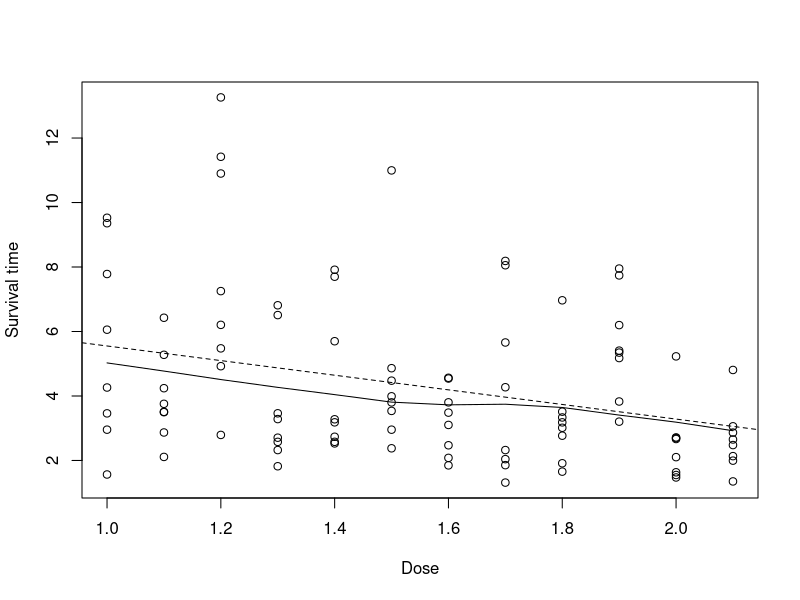
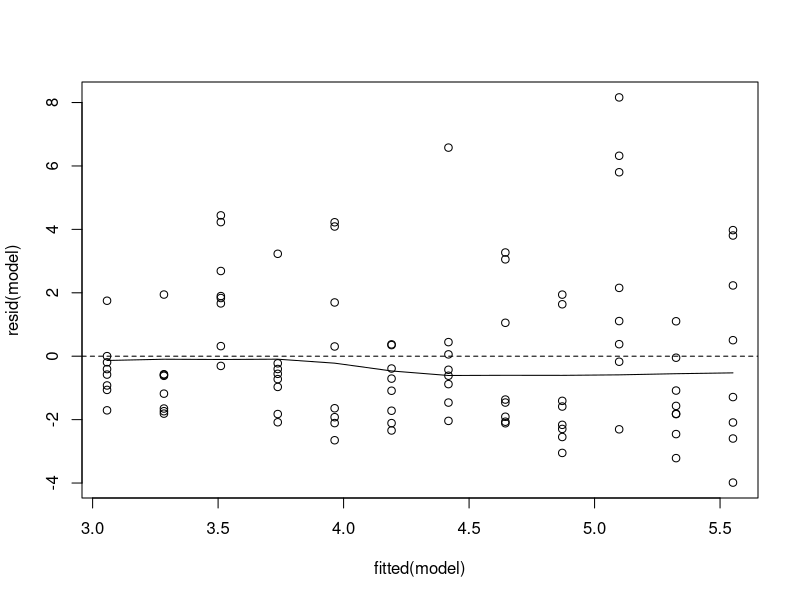
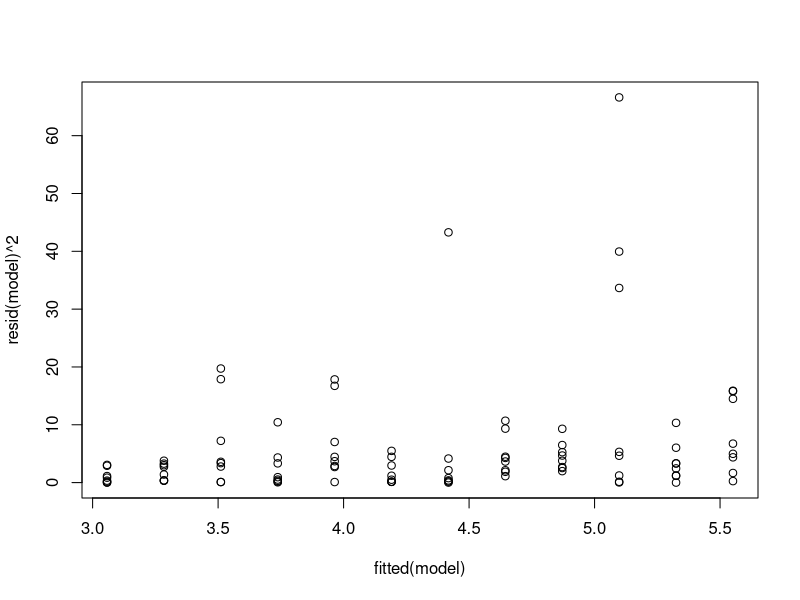
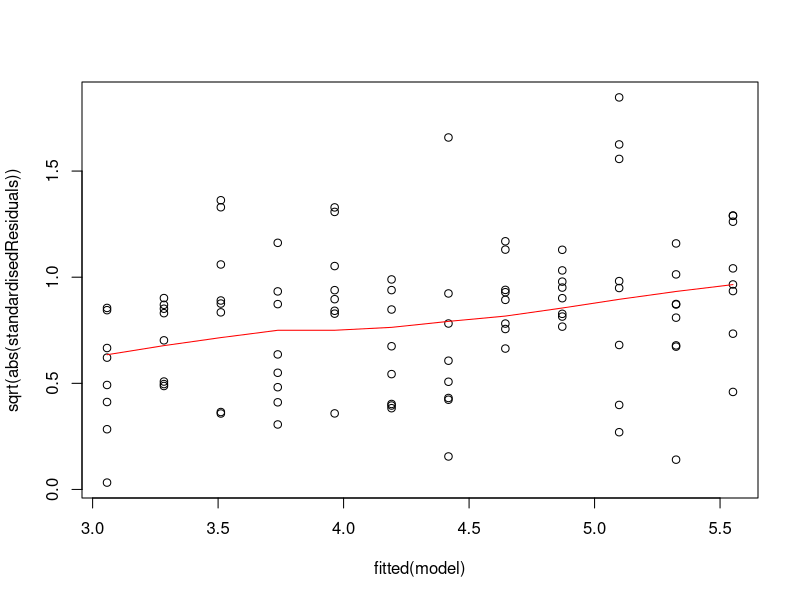
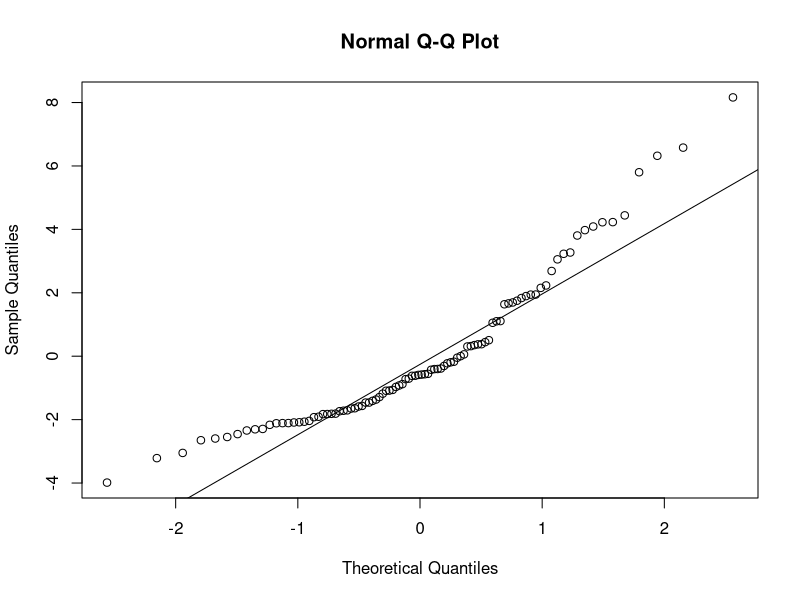
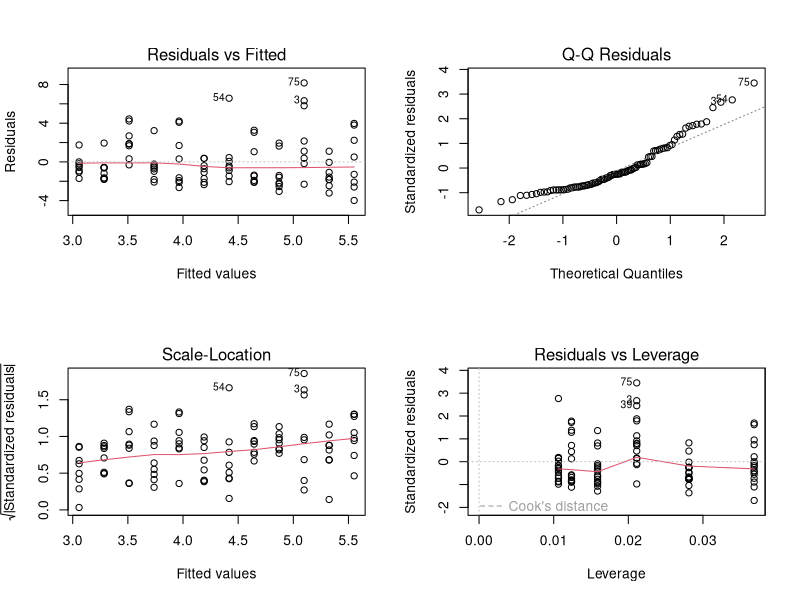
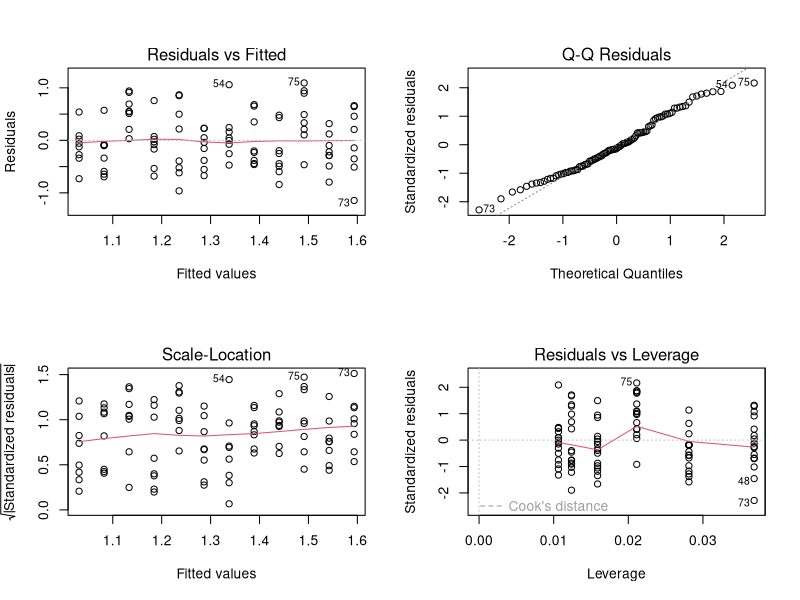
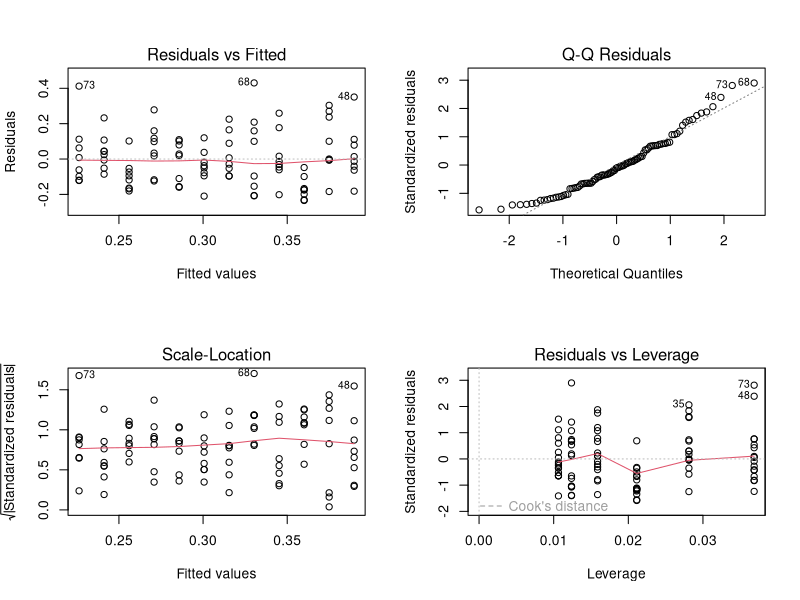

Generate these figures, in order, with R:
## ---- chunk 1
poison <- read.csv("poison.dat", sep="")
attach(poison)
## ---- chunk 2
plot(x = dose, y = minsurv, xlab = "Dose", ylab = "Survival time")
# Fit a curve through the points cloud (solid line)
lines(lowess(dose, minsurv), lty = 1)  # lty = 1 draws a solid line
# Fit a line through the point cloud using least squares method (dotted line)
abline(lsfit(dose, minsurv), lty = 2) # lty = 2 draws a dotted line, If this option is not specified, a solid line is drawn
## ---- chunk 3
# Fit a linear regression model using 'minsurv' as dependent and 'dose' as dependent variable

# To obtain only the estimated coefficients of the linear regression model, use the command
model <- lm(minsurv ~ dose) 
# If, next to that, you would also like to know (among others) the standard errors and p-values of these estimates, use the command
summary(model)
## ---- chunk 4
# Assumptions OK?
# a. Linearity: 
# A scatterplot of these values, with a horizontal line through 0 (h=0) and the best fitting curve, is obtained by
plot(fitted(model), resid(model))
lines(lowess(fitted(model), resid(model)))
abline(h = 0, lty = 2) 
## ---- chunk 5
# b. Homoscedasticity: doubtful...
plot(fitted(model), resid(model)^2)
standardisedResiduals = resid(model)/summary(model)$sigma
plot(x = fitted(model), y = sqrt(abs(standardisedResiduals)))
lines(lowess(x = fitted(model), y = sqrt(abs(standardisedResiduals))), col = "red")
## ---- chunk 6
# c. Normally distributed residuals: 
qqnorm(resid(model))
qqline(resid(model)) # long tail on right + short tail on left. Not really OK
## ---- chunk 7
# Checking multiple assumptions simultaneously for a model:
par(mfrow=c(2,2))
plot(model)
## ---- chunk 8


model_log <- lm(log(minsurv)~ dose)
par(mfrow = c(2,2))
plot(model_log)
summary(model_log)

minsurv_inv <- 1 / minsurv
model_inv <- lm(minsurv_inv~ dose)
par(mfrow = c(2,2))
plot(model_inv)
summary(model_inv)
## ---- chunk 9
log.minsurv <- log(minsurv)
logModel <- lm(log.minsurv ~ dose)
confint(logModel) # 95% CI
summary(logModel) # p-value for tests vs 0
## ---- chunk 10
anova(logModel)
## ---- chunk 11
# To obtain this confidence interval, you first create a new dataset (call this poison2) with 1 variable that you call ‘dose’ for which you enter in observation, namely 2.

poison2 <- data.frame(dose = c(2))
# Prediction on the log scale: predict mean(log(y))
predict(logModel, poison2, interval = "c") # interval = "c" indicates we want to obtain confidence intervals

# Geometric mean: exp(mean(log(y)))
exp(predict(logModel, poison2, interval = "c")) 
## ---- chunk 12
summary(logModel)
## ---- chunk 13
sqdose <- dose^2
logModel2 <- lm(log.minsurv ~ dose + sqdose)
summary(logModel2)
## ---- chunk 14
anova(logModel2)
## ---- chunk 15
log.minsurv <- log(minsurv)
modela <- lm(log.minsurv ~ dose + weight)
modelb <- lm(log.minsurv ~ dose + type)
summary(modela) 
summary(modelb) 
## ---- chunk 16

## ---- chunk 17
sqrweight <- weight^2
modeld <- lm(log.minsurv ~ dose + weight + sqrweight + type)
summary(modeld)
## ---- chunk 18
modele <- lm(log.minsurv~ dose + weight + type + dose:type)
summary(modele) #not significant -> leave interaction out of model
## ---- chunk 19
model_final <- lm(log.minsurv ~ dose + weight + type)
## ---- chunk 20
par(mfrow=c(2,2))
plot(model_final)
par(mfrow=c(1,1))
plot(x=fitted(model_final),y=resid(model_final)^2)
## ---- chunk 21
summary(model_final)
